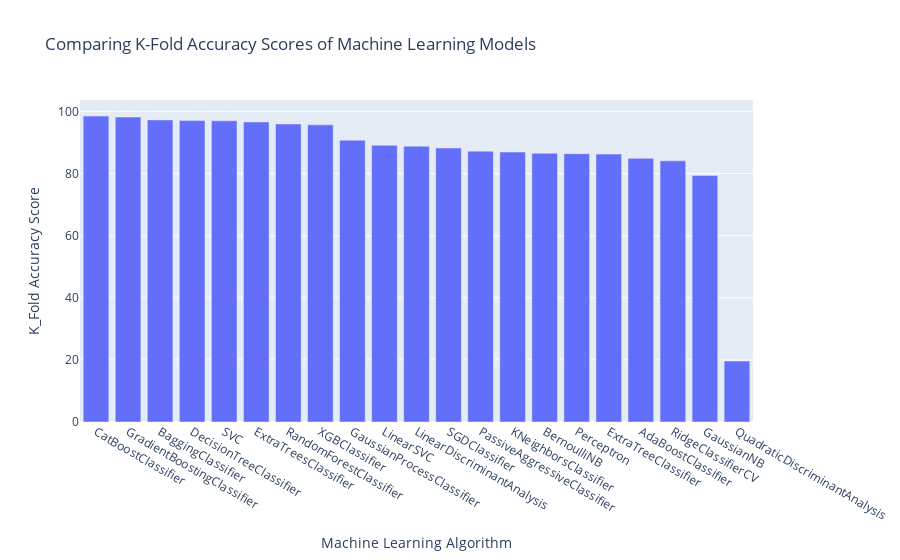

This figure's notebook cell:
### Code cell
fig = go.Figure()
fig.add_trace(go.Bar(
    x = MLA_compare["MLA Name"],
    y = MLA_compare["K-Fold Accuracy"],
))
fig.update_layout(
  title="Comparing K-Fold Accuracy Scores of Machine Learning Models",
  xaxis_title="Machine Learning Algorithm",
  yaxis_title="K_Fold Accuracy Score"
)

### Figure 1 — Plotly figure (JSON) as saved in the notebook; plotly's stock layout.template omitted (floating-point values rounded to 4 significant figures)
{"data": [{"y": [98.48, 98.19, 97.25, 97.03, 96.96, 96.6, 95.95, 95.66, 90.74, 89.08, 88.78, 88.2, 87.19, 86.9, 86.54, 86.4, 86.24, 84.88, 84.08, 79.38, 19.62], "x": ["CatBoostClassifier", "GradientBoostingClassifier", "BaggingClassifier", "DecisionTreeClassifier", "SVC", "ExtraTreesClassifier", "RandomForestClassifier", "XGBClassifier", "GaussianProcessClassifier", "LinearSVC", "LinearDiscriminantAnalysis", "SGDClassifier", "PassiveAggressiveClassifier", "KNeighborsClassifier", "BernoulliNB", "Perceptron", "ExtraTreeClassifier", "AdaBoostClassifier", "RidgeClassifierCV", "GaussianNB", "QuadraticDiscriminantAnalysis"], "type": "bar"}], "layout": {"yaxis": {"title": {"text": "K_Fold Accuracy Score"}}, "xaxis": {"title": {"text": "Machine Learning Algorithm"}}, "title": {"text": "Comparing K-Fold Accuracy Scores of Machine Learning Models"}}}
